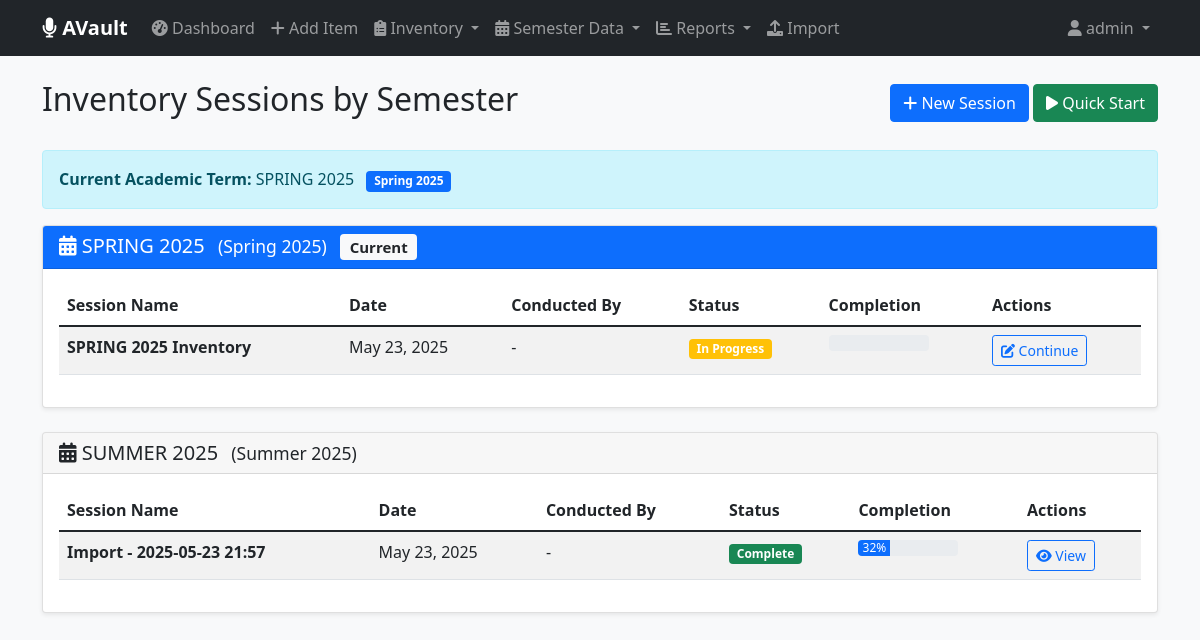
/inventory/sessions/ (signed in), run on the app's committed database.
### inventory/models.py (models this page shows, shortened)
class AcademicTerm(models.Model):
    TERM_CHOICES = [
        ('SPRING', 'Spring'),
        ('SUMMER', 'Summer'),
        ('FALL', 'Fall'),
        ('WINTER', 'Winter'),
    ]
    name = models.CharField(max_length=50, unique=True)  # e.g., "SPRING 2024"
    term = models.CharField(max_length=10, choices=TERM_CHOICES)
    year = models.IntegerField()
    start_date = models.DateField(null=True, blank=True)
    end_date = models.DateField(null=True, blank=True)
    created_at = models.DateTimeField(auto_now_add=True)
    class Meta:
        ordering = ['-year', '-term']
        unique_together = ['term', 'year']

class InventorySession(models.Model):
    name = models.CharField(max_length=50)  # e.g., "Summer 2025 Count"
    academic_term = models.ForeignKey(AcademicTerm, on_delete=models.SET_NULL, null=True, blank=True)
    date = models.DateField(default=timezone.now)
    conducted_by = models.ForeignKey(User, on_delete=models.SET_NULL, null=True)
    is_complete = models.BooleanField(default=False)
    notes = models.TextField(blank=True)
    created_at = models.DateTimeField(auto_now_add=True)
    class Meta:
        ordering = ['-date']
    def get_completion_percentage(self):
        total_items = Item.objects.count()
        counted_items = self.counts.count()
        return int((counted_items / total_items * 100)) if total_items > 0 else 0

### inventory/views.py (the view, shortened to what this page needs)
# urls.py: path('sessions/', views.semester_sessions_view, name='inventory_sessions'),  # Enhanced view
@login_required
def semester_sessions_view(request):
    sessions_by_term = {}
    sessions = InventorySession.objects.select_related('academic_term', 'conducted_by').all()
    for session in sessions:
        if session.academic_term:
            term_name = session.academic_term.name
            if term_name not in sessions_by_term:
                sessions_by_term[term_name] = {
                    'term': session.academic_term,
                    'sessions': []
                }
            sessions_by_term[term_name]['sessions'].append(session)
    context = {
        'sessions_by_term': sessions_by_term,
        'current_term': get_current_academic_term()
    }
    return render(request, 'inventory/semester_sessions.html', context)

### inventory/context_processors.py (called while the page is built, shortened)
def admin_stats(request):
    if not request.path.startswith('/admin/'):
        return {}

### inventory/views.py (called while the page is built)
def get_current_academic_term():
    now = timezone.now()
    month = now.month
    year = now.year
    if month >= 1 and month <= 5:  # January to May
        term = 'SPRING'
    elif month >= 6 and month <= 8:  # June to August
        term = 'SUMMER'
    elif month >= 9 and month <= 12:  # September to December
        term = 'FALL'
    term_name = f"{term} {year}"
    academic_term, created = AcademicTerm.objects.get_or_create(
        name=term_name,
        defaults={
            'term': term,
            'year': year
        }
    )
    return academic_term

### inventory/templates/inventory/semester_sessions.html (shortened to what this page needs)
{% extends 'inventory/base.html' %}
{% block content %}
<div class="d-flex justify-content-between align-items-center mb-4">
    <h2>Inventory Sessions by Semester</h2>
    <div>
        <a href="{% url 'inventory:create_session' %}" class="btn btn-primary">
            <i class="fas fa-plus"></i> New Session
        </a>
        <a href="{% url 'inventory:quick_start_session' %}" class="btn btn-success">
            <i class="fas fa-play"></i> Quick Start
        </a>
    </div>
</div>
<div class="alert alert-info">
    <strong>Current Academic Term:</strong> {{ current_term.name }}
    <span class="badge bg-primary ms-2">{{ current_term.get_term_display }} {{ current_term.year }}</span>
</div>
{% if sessions_by_term %}
    {% for term_name, term_data in sessions_by_term.items %}
        <div class="card mb-4">
            <div class="card-header {% if term_data.term and term_data.term.name == current_term.name %}bg-primary text-white{% endif %}">
                <h5 class="mb-0">
                    {% if term_data.term %}
                        <i class="fas fa-calendar-alt"></i> {{ term_data.term.name }}
                        <small class="ms-2">({{ term_data.term.get_term_display }} {{ term_data.term.year }})</small>
                        {% if term_data.term.name == current_term.name %}
                            <span class="badge bg-light text-dark ms-2">Current</span>
                        {% endif %}
                    {% else %}
                        <i class="fas fa-question-circle"></i> {{ term_name }}
                    {% endif %}
                </h5>
            </div>
            <div class="card-body">
                <div class="table-responsive">
                    <table class="table table-striped">
                        <thead>
                            <tr>
                                <th>Session Name</th>
                                <th>Date</th>
                                <th>Conducted By</th>
                                <th>Status</th>
                                <th>Completion</th>
                                <th>Actions</th>
                            </tr>
                        </thead>
                        <tbody>
                            {% for session in term_data.sessions %}
                                <tr>
                                    <td><strong>{{ session.name }}</strong></td>
                                    <td>{{ session.date }}</td>
                                    <td>{{ session.conducted_by.username|default:"-" }}</td>
                                    <td>
                                        {% if session.is_complete %}
                                            <span class="badge bg-success">Complete</span>
                                        {% else %}
                                            <span class="badge bg-warning">In Progress</span>
                                        {% endif %}
                                    </td>
                                    <td>
                                        <div class="progress" style="width: 100px;">
                                            <div class="progress-bar" role="progressbar"
                                                 style="width: {{ session.get_completion_percentage }}%"
                                                 aria-valuenow="{{ session.get_completion_percentage }}"
                                                 aria-valuemin="0" aria-valuemax="100">
                                                {{ session.get_completion_percentage }}%
                                            </div>
                                        </div>
                                    </td>
                                    <td>
                                        <a href="{% url 'inventory:conduct_inventory' session.id %}"
                                           class="btn btn-sm btn-outline-primary">
                                            {% if session.is_complete %}
                                                <i class="fas fa-eye"></i> View
                                            {% else %}
                                                <i class="fas fa-edit"></i> Continue
                                            {% endif %}
                                        </a>
                                    </td>
                                </tr>
                            {% endfor %}
                        </tbody>
                    </table>
                </div>
            </div>
        </div>
    {% endfor %}
{% endif %}
{% endblock %}

### inventory/templates/inventory/base.html (shortened to what this page needs)
<!DOCTYPE html>
<html lang="en">
<head>
    <link href="https://cdn.jsdelivr.net/npm/bootstrap@5.1.3/dist/css/bootstrap.min.css" rel="stylesheet">
    <link rel="stylesheet" href="https://cdnjs.cloudflare.com/ajax/libs/font-awesome/6.0.0/css/all.min.css">
</head>
<body>
    <nav class="navbar navbar-expand-lg navbar-dark bg-dark no-print">
        <div class="container">
            <a class="navbar-brand" href="{% url 'inventory:dashboard' %}">
                <i class="fas fa-microphone"></i> AVault
            </a>
            <div class="collapse navbar-collapse" id="navbarNav">
                <ul class="navbar-nav me-auto">
                    <li class="nav-item">
                        <a class="nav-link" href="{% url 'inventory:dashboard' %}">
                            <i class="fas fa-tachometer-alt"></i> Dashboard
                        </a>
                    </li>
                    <li class="nav-item">
                        <a class="nav-link" href="{% url 'inventory:add_item' %}">
                            <i class="fas fa-plus"></i> Add Item
                        </a>
                    </li>
                    <li class="nav-item dropdown">
                        <a class="nav-link dropdown-toggle" href="#" role="button" data-bs-toggle="dropdown">
                            <i class="fas fa-clipboard-list"></i> Inventory
                        </a>
                    </li>
                    <li class="nav-item dropdown">
                        <a class="nav-link dropdown-toggle" href="#" role="button" data-bs-toggle="dropdown">
                            <i class="fas fa-calendar-alt"></i> Semester Data
                        </a>
                    </li>
                    <li class="nav-item dropdown">
                        <a class="nav-link dropdown-toggle" href="#" role="button" data-bs-toggle="dropdown">
                            <i class="fas fa-chart-bar"></i> Reports
                        </a>
                    </li>
                    {% if user.is_staff %}
                    <li class="nav-item">
                        <a class="nav-link" href="{% url 'inventory:import_excel' %}">
                            <i class="fas fa-upload"></i> Import
                        </a>
                    </li>
                    {% endif %}
                </ul>
                <ul class="navbar-nav">
                    <li class="nav-item dropdown">
                        <a class="nav-link dropdown-toggle" href="#" role="button" data-bs-toggle="dropdown">
                            <i class="fas fa-user"></i> {{ user.username }}
                        </a>
                    </li>
                </ul>
            </div>
        </div>
    </nav>
    <div class="container mt-4">
        {% block content %}{% endblock %}
    </div>
</body>
</html>

### inventory/templates/inventory/base.html (style rules this page uses)
body { background-color: #f8f9fa; }
.navbar-brand { font-weight: bold; }
.card { box-shadow: 0 0.125rem 0.25rem rgba(0, 0, 0, 0.075); }

### data on the page
AcademicTerm: name "SPRING 2025", term "Spring", year "2025", term.name "SPRING 2025", term.term "Spring", term.year "2025", shows "Current"
InventorySession: name "SPRING 2025 Inventory", date "May 23, 2025", conducted_by.username "-", is_complete "In Progress"
AcademicTerm: term.name "SUMMER 2025", term.term "Summer", term.year "2025"
InventorySession: name "Import - 2025-05-23 21:57", date "May 23, 2025", conducted_by.username "-", is_complete "Complete", get_completion_percentage "32"

### other printed values
{{ user.username }} "admin"
